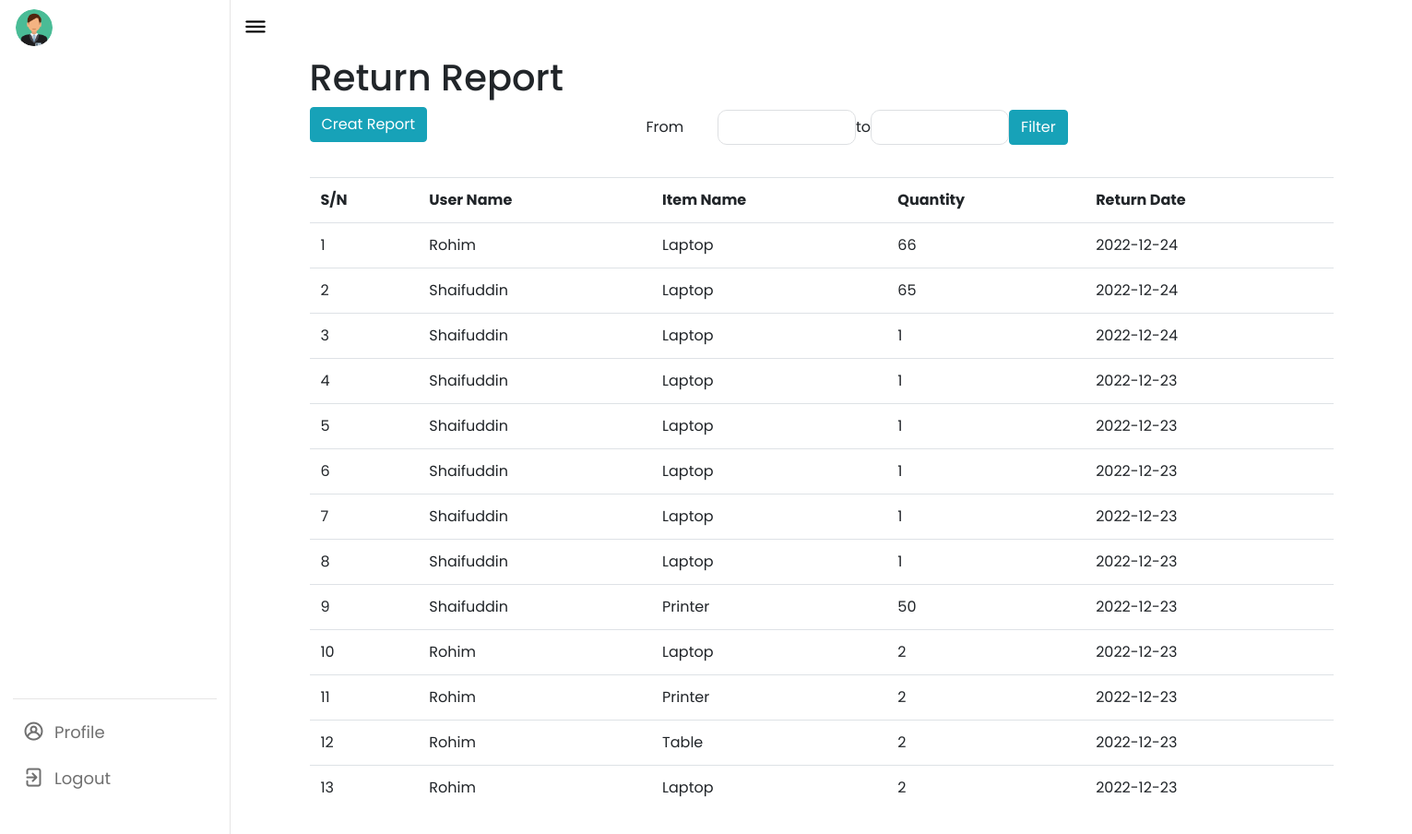
Page /returnreport.php on the committed database.
### tables this page shows
CREATE TABLE `return_table` (
  `id` int(10) NOT NULL,
  `employee_id` int(100) NOT NULL,
  `item_id` int(10) NOT NULL,
  `quantity` int(10) NOT NULL,
  `date` date NOT NULL DEFAULT current_timestamp()
);

CREATE TABLE `employee` (
  `id` int(100) NOT NULL COMMENT 'ID',
  `name` varchar(100) NOT NULL COMMENT 'Name',
  `department_id` int(100) NOT NULL,
  `designation_id` int(100) NOT NULL,
  `number` int(100) NOT NULL COMMENT 'Number',
  `email` varchar(100) NOT NULL COMMENT 'Email',
  `password` varchar(100) NOT NULL,
  `role` int(10) NOT NULL
);

CREATE TABLE `item` (
  `item_id` int(10) NOT NULL,
  `item_name` varchar(100) NOT NULL,
  `catagory_id` int(10) NOT NULL,
  `reusable` varchar(10) NOT NULL
);

### returnreport.php (the view, shortened to what this page needs)
<?php include 'nav/enav.php';
$sub_sql="";
$query = "SELECT return_table.id,item.item_name,return_table.quantity,return_table.date,employee.name FROM return_table JOIN item on item.item_id=return_table.item_id JOIN employee on return_table.employee_id=employee.id $sub_sql order by id desc";
?>
<head>
</head>
<div class="container" >
<h1> Return Report </h1>
<button onclick="purchaseReport()" class="btn btn-info"> Creat Report</button>
<form method="post">
<div class="input-group date" style="left: 350px;
    bottom: 35px;" >
<label for="from" class="col-1 col-form-label">From</label>
<input type="text" id="from"class="inputbox"  name="from" autocomplete="off">
<label for="to" class="col-0 col-form-label">to</label>
<input type="text" id="to"class="inputbox"  name="to" autocomplete="off">
<input type="submit" class="btn btn-info" name="submit" value="Filter">
</form>
</div>
<div id="table">
  <table class="table ">
    <thread>
      <tr>
        <th>S/N</th>
        <th>User Name</th>
        <th>Item Name</th>
        <th>Quantity</th>
        <th>Return Date</th>
      </tr>
    </thread>
    <?php
    $data = mysqli_query($conn, $query);
    $total = mysqli_num_rows($data);
    $c=1;
    if ($total != 0) {
      while ($result = mysqli_fetch_assoc($data)) {
        echo '
                    <tr >
                    <td>' .$c . '</td>
                    <td>' . $result['name'] . '</td>
                    <td>' . $result['item_name'] . '</td>
                    <td>' . $result['quantity'] . '</td>
                    <td>' . $result['date'] . '</td>
                    </tr>';$c++;
      }
    } else {
      echo "NO records Found";
    };
    ?>
  </table>
</div>
<?php
include 'nav/footer.php';
?>

### nav/adminstyle.css (style rules this page uses)
* { margin: 0; padding: 0; box-sizing: border-box; font-family: 'Poppins', sans-serif; }
:root { --primary-color: #ffffff; --panel-color: #FFF; --text-color: #000; --black-light-color: #707070; --border-color: #e6e5e5; --toggle-color: #DDD; --box1-color: #4DA3FF; --box2-color: #FFE6AC; --box3-color: #E7D1FC; --title-icon-color: #fff; --tran-05: all 0.5s ease; --tran-03: all 0.3s ease; --tran-03: all 0.2s ease; }
body { min-height: 100vh; background-color: var(--primary-color); }
.container { padding-top: 30px; }

### returnreport.php (style rules this page uses)
.inputbox { position: relative; width: 150px; padding: 10px 10px 0px; background: transparent; border: 1px solid #dddfe2; border-radius: 10px; outline: none; color: rgb(0, 0, 0); letter-spacing: .1em; z-index: 10; }

### rows in the picture
return_table: employee.name "Rohim", item.item_name "Laptop", quantity "66", date "2022-12-24"
return_table: employee.name "Shaifuddin", item.item_name "Laptop", quantity "65", date "2022-12-24"
return_table: employee.name "Shaifuddin", item.item_name "Laptop", quantity "1", date "2022-12-24"
return_table: employee.name "Shaifuddin", item.item_name "Laptop", quantity "1", date "2022-12-23"
return_table: employee.name "Shaifuddin", item.item_name "Laptop", quantity "1", date "2022-12-23"
return_table: employee.name "Shaifuddin", item.item_name "Laptop", quantity "1", date "2022-12-23"
return_table: employee.name "Shaifuddin", item.item_name "Laptop", quantity "1", date "2022-12-23"
return_table: employee.name "Shaifuddin", item.item_name "Laptop", quantity "1", date "2022-12-23"
return_table: employee.name "Shaifuddin", item.item_name "Printer", quantity "50", date "2022-12-23"
return_table: employee.name "Rohim", item.item_name "Laptop", quantity "2", date "2022-12-23"
return_table: employee.name "Rohim", item.item_name "Printer", quantity "2", date "2022-12-23"
return_table: employee.name "Rohim", item.item_name "Table", quantity "2", date "2022-12-23"
return_table: employee.name "Rohim", item.item_name "Laptop", quantity "2", date "2022-12-23"
